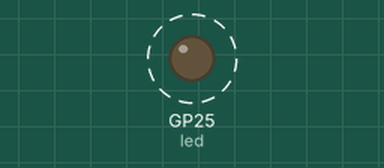
This program was run on a simulated Raspberry Pi Pico running MicroPython. Shown: output pins drawn as LEDs (lit = HIGH). Dashed ring = blinking. What the program prints to the serial console is not drawn.

Above: at 0.2 s.
Timing chart, 0 to 3.0 s (numbered marks = the images above):
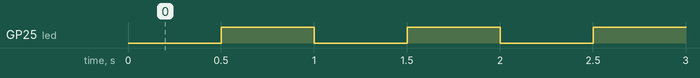

The program:

blink.py
```python
import os
import sys
import gc
gc.collect()
gc.mem_free()

import machine
import time

led = machine.Pin("LED",machine.Pin.OUT)
led.off()
led.on()

print(os.uname())

while True:
    led.toggle()
    time.sleep(0.5)
```

Measured:
- by itself, GP25 (led): alternates HIGH for 0.50 s and LOW for 0.50 s
